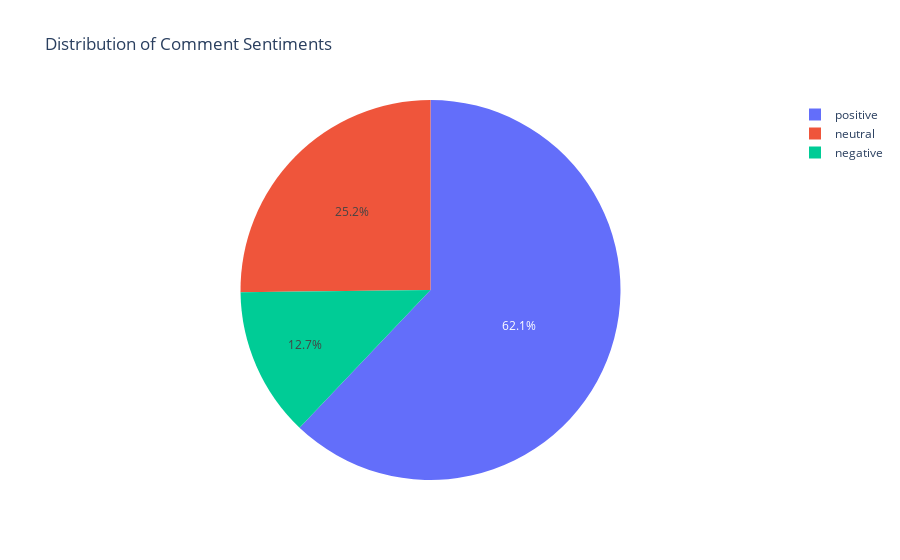

Here is the notebook cell this chart was saved with:
### Code cell
# 1. Sentiment Distribution Pie Chart
sentiment_counts = comments_clean['Sentiment_Label'].value_counts()
fig = px.pie(values=sentiment_counts.values, 
             names=sentiment_counts.index,
             title='Distribution of Comment Sentiments')
fig.show()

### Figure 1 — Plotly figure (JSON) as saved in the notebook; plotly's stock layout.template omitted (floating-point values rounded to 4 significant figures)
{"data": [{"domain": {"x": [0, 1], "y": [0, 1]}, "hovertemplate": "label=%{label}<br>value=%{value}<extra></extra>", "labels": ["positive", "neutral", "negative"], "legendgroup": "", "name": "", "showlegend": true, "type": "pie", "values": [11432, 4638, 2338]}], "layout": {"legend": {"tracegroupgap": 0}, "title": {"text": "Distribution of Comment Sentiments"}}}
